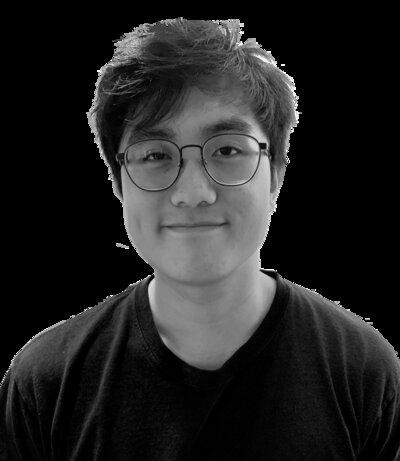
#> input picture assets/headshot.jpg, 400 x 461 px
$ python build-og-card.py
#> lines starting #> are read from the running program, lines starting #| are printed output that depends on the picture; after the words box and inside, x2 and y2 are one past the last pixel; in counts of white or black regions, pixels touching at a corner belong together
#> in main, `card = Image.new("RGB", (W, H), BG)`: card: PIL image 1200x630 RGB; every value is 255
#!/usr/bin/env python3
"""Rebuild assets/og-card.png, the 1200x630 image link previews use.

Run from the repository root after changing the headshot or the tagline:

    python3 tools/build-og-card.py

Requires Pillow (pip3 install Pillow). Uses Helvetica Neue, which ships with
macOS and stands in for the site's Inter at this size.
"""

from pathlib import Path
from PIL import Image, ImageDraw, ImageFont

ROOT = Path(__file__).resolve().parent.parent
HEADSHOT = ROOT / "assets" / "headshot.jpg"
OUT = ROOT / "assets" / "og-card.png"

W, H = 1200, 630
BG, INK, TEXT, MUTED = (255, 255, 255), (10, 10, 10), (53, 58, 66), (107, 114, 128)
LINE, STRONG, ACCENT = (230, 232, 236), (214, 218, 224), (37, 99, 235)

FONT_FILE = "/System/Library/Fonts/HelveticaNeue.ttc"
REGULAR, BOLD, MEDIUM = 0, 1, 10

NAME = "Joseph Resch"
ROLE = "Applied Statistician & Data Scientist"
LEAD = ["Bayesian modeling · Causal inference",
        "Experimentation · Machine learning"]
SUB = "Statistics Ph.D., UCLA"


def font(size, index):
    return ImageFont.truetype(FONT_FILE, size, index=index)


def tracked(draw, xy, text, fnt, fill, track):
    """Draw text with manual letter-spacing, which Pillow has no setting for."""
    x, y = xy
    for ch in text:
        draw.text((x, y), ch, font=fnt, fill=fill)
        x += draw.textlength(ch, font=fnt) + track


def circular_portrait(diameter, supersample=4):
    """Crop the headshot the way the site's CSS does, then mask it to a circle."""
#> called with diameter = 300, supersample = 4
    src = Image.open(HEADSHOT).convert("RGB")
#> src is the input picture: PIL image 400x461 RGB; min 0, max 255, mean 35.3
    w, h = src.size
#> w = 400; h = 461
    side = min(w, h)
#> side = 400
    # Matches `object-fit: cover; object-position: center 20%` in main.scss.
    box = ((w - side) // 2, int((h - side) * 0.20))
#> box = (0, 12)
    square = src.crop((box[0], box[1], box[0] + side, box[1] + side))
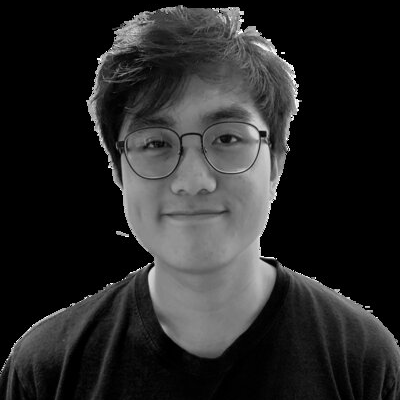
#> square: PIL image 400x400 RGB; min 0, max 255, mean 39.8

    big = diameter * supersample
    ring = Image.new("RGB", (big, big), BG)
#> ring: PIL image 1200x1200 RGB; every value is 255
    ring.paste(square.resize((big, big), Image.LANCZOS), (0, 0))
    ImageDraw.Draw(ring).ellipse((0, 0, big - 1, big - 1), outline=STRONG, width=supersample)
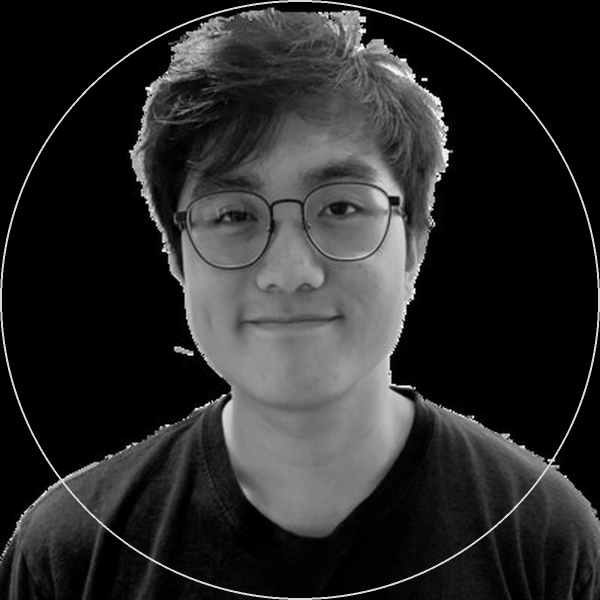
#> ring: PIL image 1200x1200 RGB (shown at 1/2 size); mean R, G, B 41.9, 42, 42.1

    mask = Image.new("L", (big, big), 0)
#> mask: PIL image 1200x1200 L; every value is 0
    ImageDraw.Draw(mask).ellipse((0, 0, big - 1, big - 1), fill=255)
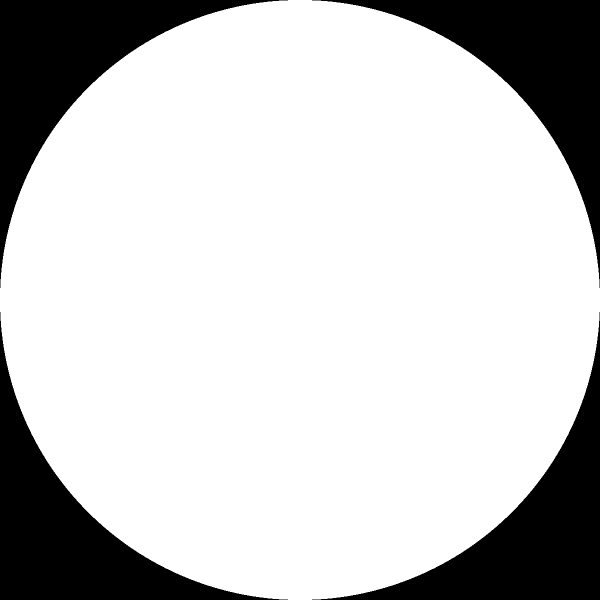
#> mask: PIL image 1200x1200 L (shown at 1/2 size); 78.5% white; 4 black regions, box (x1, y1, x2, y2) and area: (0, 0, 576, 576) 77296, (624, 0, 1200, 576) 77296, (0, 624, 576, 1200) 77296, (624, 624, 1200, 1200) 77296

    return (ring.resize((diameter, diameter), Image.LANCZOS),
            mask.resize((diameter, diameter), Image.LANCZOS))


def main():
    card = Image.new("RGB", (W, H), BG)
    draw = ImageDraw.Draw(card)

    diameter = 300
    portrait, mask = circular_portrait(diameter)
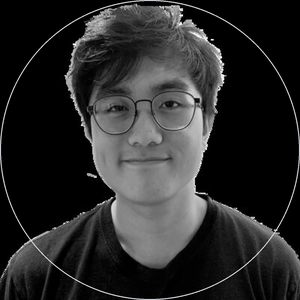
#> portrait: PIL image 300x300 RGB; mean R, G, B 42.2, 42.2, 42.3
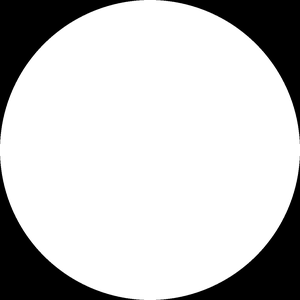
#> mask: PIL image 300x300 L; min 0, max 255, mean 200.3
    px, py = 124, (H - diameter) // 2 - 4
    card.paste(portrait, (px, py), mask)
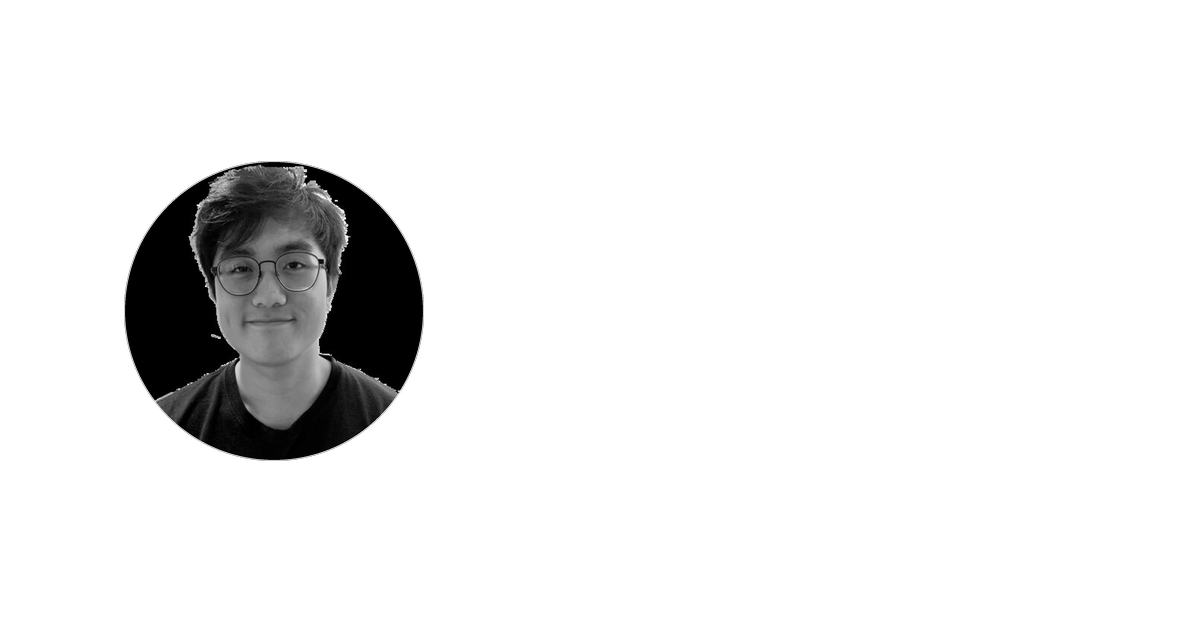
#> card: PIL image 1200x630 RGB; mean R, G, B 235.8, 235.8, 235.8

    x = px + diameter + 78
    y = py + 2

    # Name first, role beneath it.
    draw.text((x, y), NAME, font=font(84, BOLD), fill=INK)
    y += 104
    draw.text((x, y), ROLE, font=font(30, MEDIUM), fill=ACCENT)
    y += 56
    draw.line([(x, y), (x + 540, y)], fill=LINE, width=2)
    y += 30
    for line in LEAD:
        draw.text((x, y), line, font=font(29, MEDIUM), fill=TEXT)
        y += 40
#> after the loop, y = 433
    y += 8
#> y = 441
    draw.text((x, y), SUB, font=font(26, REGULAR), fill=MUTED)

    draw.rectangle([(0, H - 10), (W, H)], fill=ACCENT)

    card.save(OUT, optimize=True)
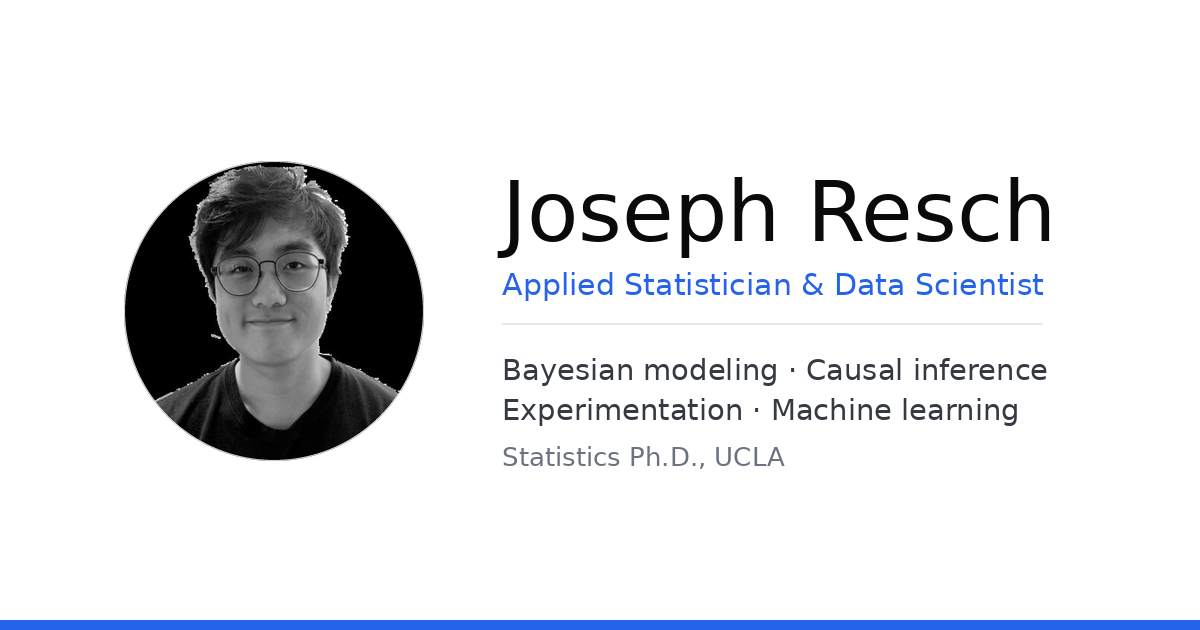
#> saved as og-card.png: PIL image 1200x630 RGB; mean R, G, B 226, 227.4, 230.3
    print(f"{OUT.relative_to(ROOT)}  {card.width}x{card.height}")
#| assets/og-card.png  1200x630


if __name__ == "__main__":
    main()
